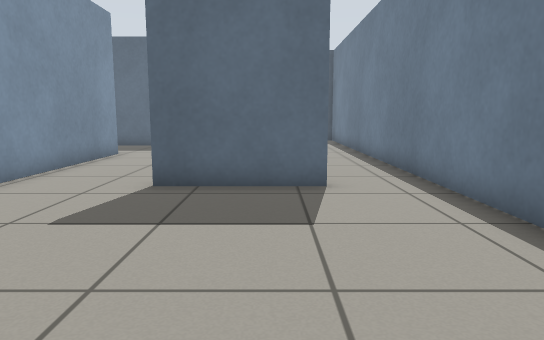
[1] (above)

16 first-person views from a walk through a Gazebo world. The camera is 0.71 m above the floor, tilts 8° down and sees 70° across. The floor is counted in squares, 0.5 m on a side. Each view is taken from the middle of a square. On the plan, view 1 faces up. The plan holds only what a view shows up to about 16 squares ahead; the rest is blank.

[2]
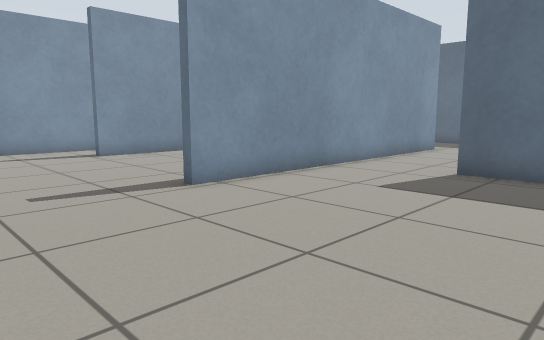

[3]
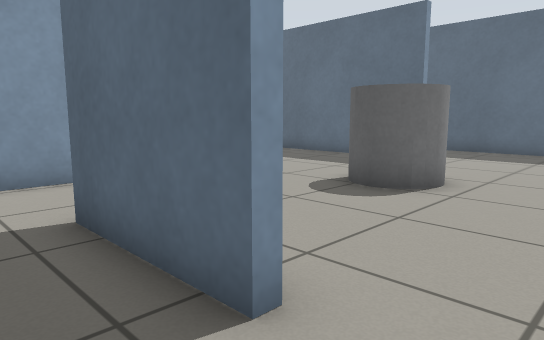

[4]
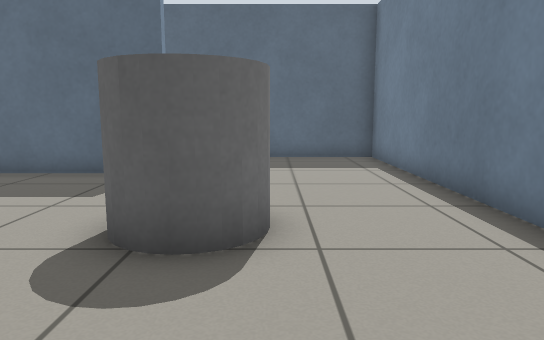

[5]
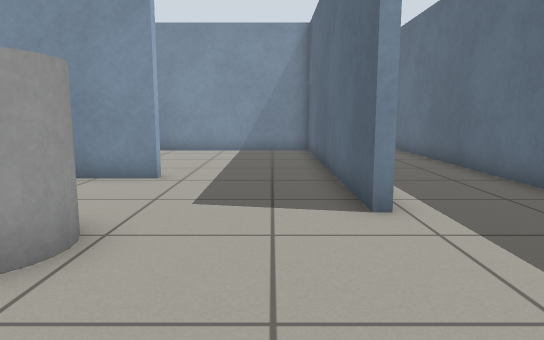

[6]
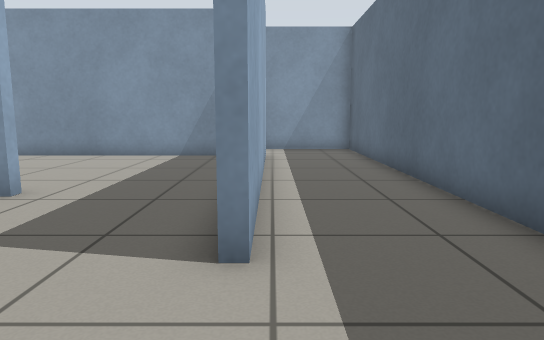

[7]
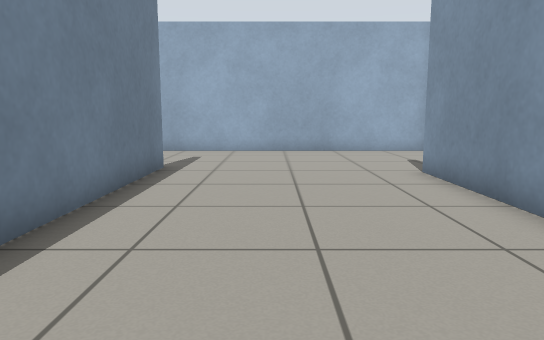

[8]
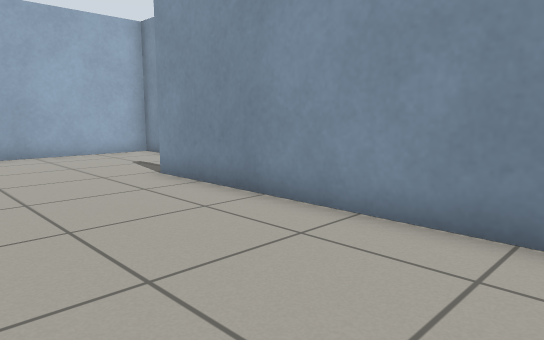

[9]
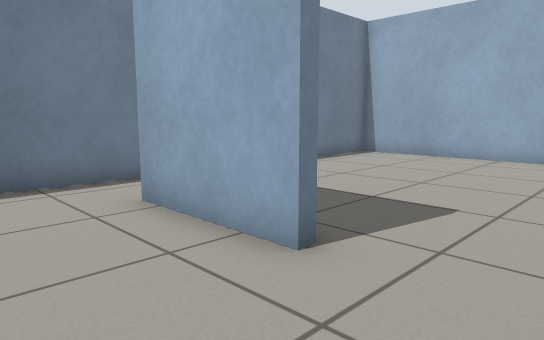

[10]
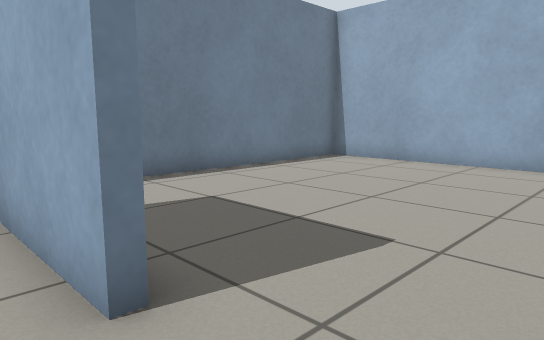

[11]
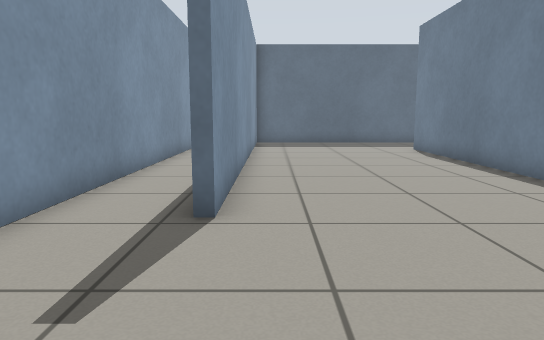

[12]
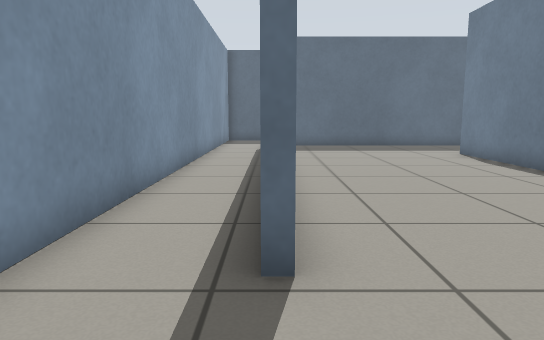

[13]
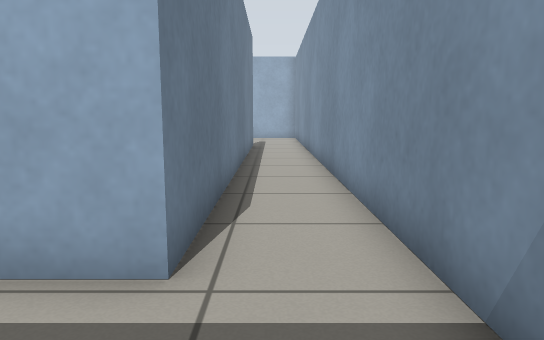

[14]
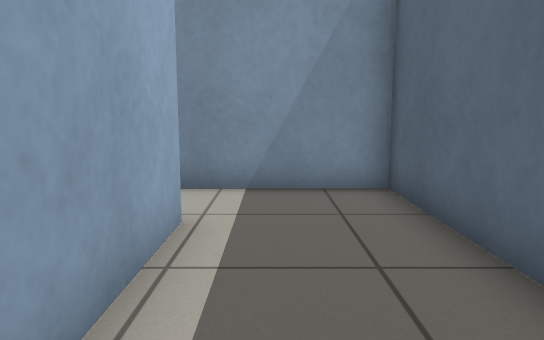

[15]
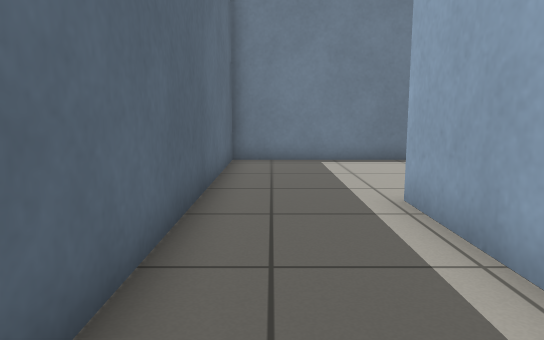

[16]
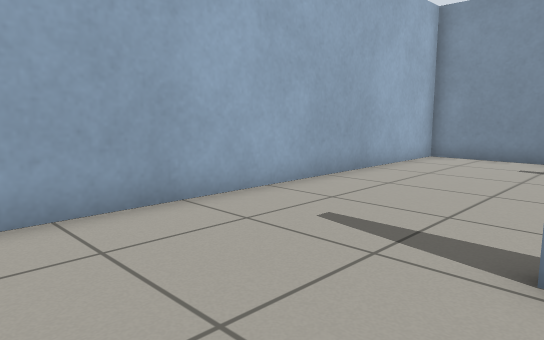

### Floor plan
Key: @ floor where view 1 was taken; # wall or solid block; . floor; C grey cylinder.
Columns run from 16 left of view 1 to 4 right of it. Each row starts with its distance up from view 1.
 23 #####################
 22 #...................#
 21 #...................#
 20 #...................#
 19 #..###########......#
 18 #..#................#
 17 #..#................#
 16 #..#................#
 15 #..#...........C....#
 14 #..#......#...C C...#
 13 #..#......#....C....#
 12 #..#......#.........#
 11 #..#......#.........#
 10 #..#......#.........#
  9 #..#......#.........#
  8 #..#......#...####..#
  7 #..#......#.........#
  6 #..#......#.........#
  5 #..#......#.........#
  4 #..#......#.........#
  3 #.........#.........#
  2 #...................#
  1 #...................#
  0 #...............@...#
 -1 #...................#
 -2 #...................#
 -3 #####################

Where each view was taken, in squares from view 1:
view 1: 0 up, 0 right, facing up
view 2: 2 down, 1 right, facing up-left
view 3: 6 up, 3 right, facing up-left
view 4: 9 up, 0 right, facing up
view 5: 17 up, 3 right, facing left
view 6: 19 up, 1 right, facing left
view 7: 13 up, 9 left, facing down
view 8: 12 up, 8 left, facing down-left
view 9: 11 up, 5 left, facing down-right
view 10: 9 up, 5 left, facing down-right
view 11: 2 down, 12 left, facing up
view 12: 0 up, 13 left, facing up
view 13: 22 up, 14 left, facing down
view 14: 20 up, 8 left, facing left
view 15: 21 up, 9 left, facing right
view 16: 3 up, 2 left, facing down-left
